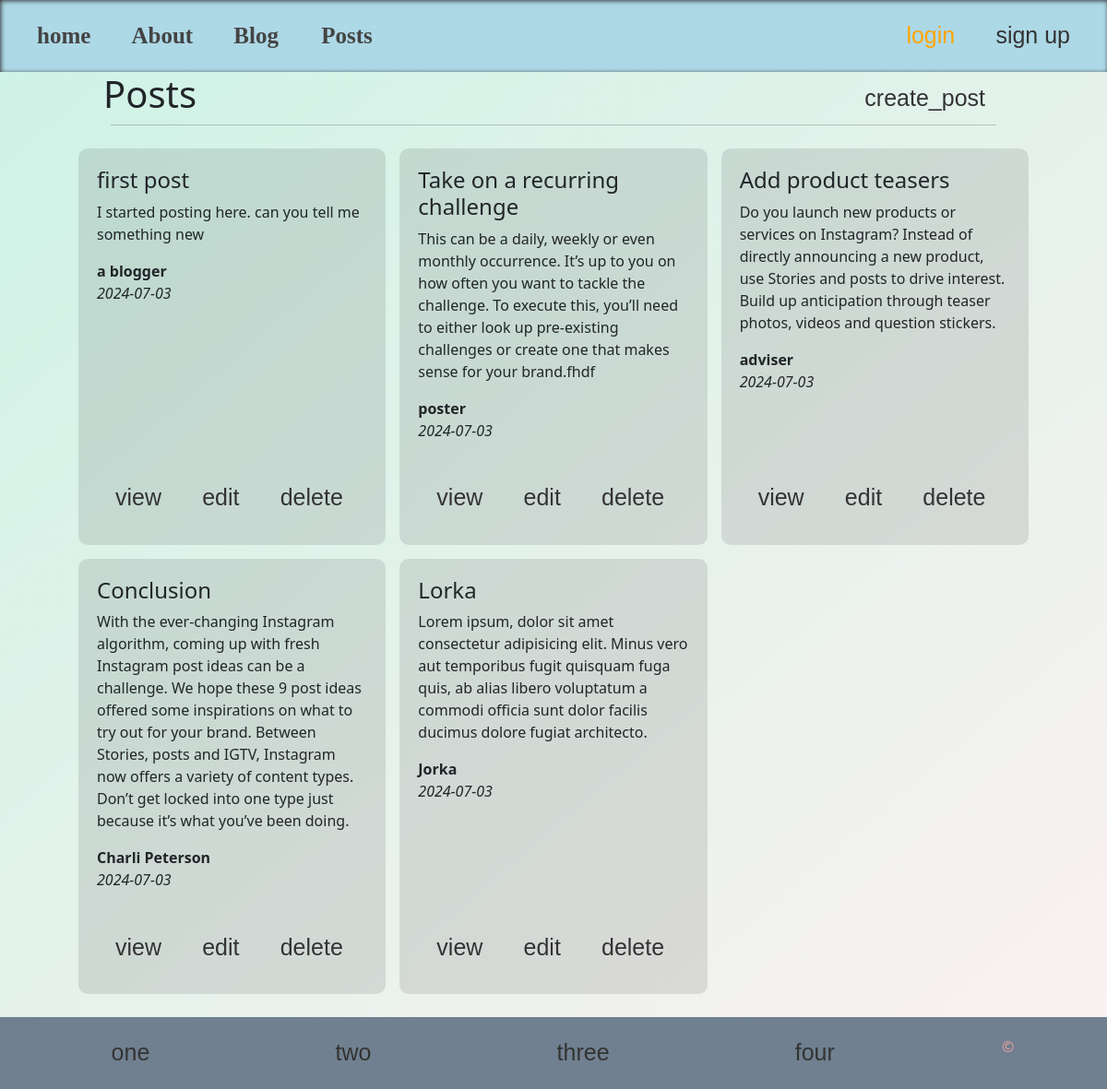
/posts/, run on the app's committed database.
### posts/models.py (models this page shows, shortened)
class Posts(models.Model):
    title = models.CharField(max_length=90)
    content = models.TextField()
    date_posted = models.DateField(auto_now_add=True)
    author = models.CharField(max_length=50)
    class Meta:
        verbose_name_plural = 'Posts'
        ordering = ('date_posted',)

### posts/views.py (the view)
# urls.py: path('', postsView, name='posts' ),
def postsView(request):
    all_posts = Posts.objects.all()
    return render(request, 'posts.html', context={'posts': all_posts})

### posts/templates/posts.html (shortened to what this page needs)
{%extends "base.html"%}
{%load static %}
{%block css%}
    <link rel="stylesheet" href="{%static "styles/posts.css"%}">
{%endblock%}
{%block content%}
    <div class="posts-cover">
        <div class="headerPost">
            <h1>Posts</h1>
            <a href="{% url 'create_post'%}">create_post</a>
        </div>
        <hr>
        <div class="cover-cards">
            {%for post in posts%}
                <div class="post-card">
                    <h4>{{post.title}}</h4>
                    <p>{{post.content}}</p>
                    <b>{{post.author}}</b> <br> <i>{%now 'Y-m-d'%}</i>
                    <div class="action-btns">
                        <a href="{%url 'view_post' post.id %}">view</a>
                        <a href="{%url 'update-post' post.id %}">edit</a>
                        <a class="del" href="{%url 'delete-post' post.id %}">delete</a>
                    </div>
                </div>
            {%endfor%}
        </div>
    </div>
{%endblock%}

### static/styles/navbar.css (style rules this page uses)
* { padding: 0; margin: 0; transition: 0.5s; }
a { text-decoration: none; border-radius: 5px; padding: 10px 20px; font-family: sans-serif; color: #333; font-size: 25px; }

### static/styles/posts.css (style rules this page uses)
.headerPost { display: flex; justify-content: space-between; padding: 0 7rem; }
hr { width: 80%; margin: auto; }
.cover-cards { display: grid; grid-template-columns: repeat(3, 1fr); background-color: transparent; gap: 15px; padding: 25px; width: 90%; margin: auto; }
.post-card { width: 100%; background-color: rgb(0,0,0,0.1); padding: 20px 20px 7rem 20px; border-radius: 10px; position: relative; }
.action-btns { position: absolute; bottom: 2rem; }

### data on the page
Posts: title "first post", content "I started posting here. can you tell me something new", author "a blogger", now "2024-07-03"
Posts: title "Take on a recurring challenge", content "This can be a daily, weekly or even monthly occurrence. It’s up to you on how often you want to tackle the challenge. To execute this, you’ll need to either look up pre-existing challenges or create one that makes sense for your brand.fhdf", author "poster", now "2024-07-03"
Posts: title "Add product teasers", content "Do you launch new products or services on Instagram? Instead of directly announcing a new product, use Stories and posts to drive interest. Build up anticipation through teaser photos, videos and question stickers.", author "adviser", now "2024-07-03"
Posts: title "Conclusion", content "With the ever-changing Instagram algorithm, coming up with fresh Instagram post ideas can be a challenge. We hope these 9 post ideas offered some inspirations on what to try out for your brand. Between Stories, posts and IGTV, Instagram now offers a variety of content types. Don’t get locked into one type just because it’s what you’ve been doing.", author "Charli Peterson", now "2024-07-03"
Posts: title "Lorka", content "Lorem ipsum, dolor sit amet consectetur adipisicing elit. Minus vero aut temporibus fugit quisquam fuga quis, ab alias libero voluptatum a commodi officia sunt dolor facilis ducimus dolore fugiat architecto.", author "Jorka", now "2024-07-03"
